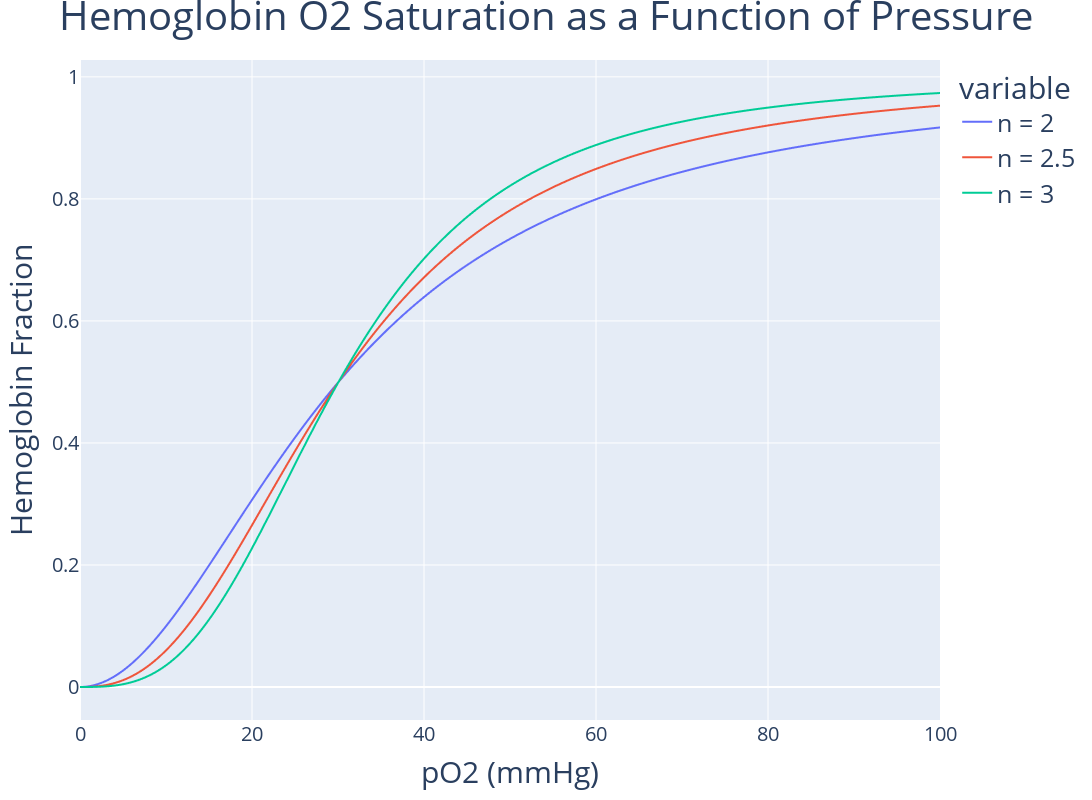

The code cell stored with this chart in its notebook:
### Code cell
# Formula to extimate p50 from the fit values
estimated_p50 = np.e**(-b/m)

# n values to interrogate
ns = [2, 2.5, 3]

# Generate curves corresponding to each n value
n_curves = [[hill(i, estimated_p50, n) for i in po2s] for n in ns]

# Plot
fig = px.line(x=po2s, y=n_curves, width=1200, height=800)
fig.update_layout(
    title = {
        'text': 'Hemoglobin O2 Saturation as a Function of Pressure',
        'x': 0.5,
        'font_size': 40
    },
    legend = {
        'font': {
            'size': 25
        }
    }
)

fig.data[0].name, fig.data[1].name, fig.data[2].name = [f'n = {x}' for x in ns]

fig.update_xaxes(title_text='pO2 (mmHg)', title_font=dict(size=30), tickfont=dict(size=20))
fig.update_yaxes(title_text='Hemoglobin Fraction', title_font=dict(size=30), tickfont=dict(size=20))
fig.show()

### Figure 1 — Plotly figure (JSON) as saved in the notebook; plotly's stock layout.template omitted (floating-point values rounded to 4 significant figures; data arrays with more than 128 entries replaced by an {"elided": "..."} marker saying what was removed)
{"data": [{"hovertemplate": "variable=wide_variable_0<br>x=%{x}<br>value=%{y}<extra></extra>", "legendgroup": "wide_variable_0", "line": {"color": "#636efa", "dash": "solid"}, "marker": {"symbol": "circle"}, "mode": "lines", "name": "n = 2", "showlegend": true, "type": "scattergl", "x": {"elided": "10000 float values"}, "xaxis": "x", "y": {"elided": "10000 float values"}, "yaxis": "y"}, {"hovertemplate": "variable=wide_variable_1<br>x=%{x}<br>value=%{y}<extra></extra>", "legendgroup": "wide_variable_1", "line": {"color": "#EF553B", "dash": "solid"}, "marker": {"symbol": "circle"}, "mode": "lines", "name": "n = 2.5", "showlegend": true, "type": "scattergl", "x": {"elided": "10000 float values"}, "xaxis": "x", "y": {"elided": "10000 float values"}, "yaxis": "y"}, {"hovertemplate": "variable=wide_variable_2<br>x=%{x}<br>value=%{y}<extra></extra>", "legendgroup": "wide_variable_2", "line": {"color": "#00cc96", "dash": "solid"}, "marker": {"symbol": "circle"}, "mode": "lines", "name": "n = 3", "showlegend": true, "type": "scattergl", "x": {"elided": "10000 float values"}, "xaxis": "x", "y": {"elided": "10000 float values"}, "yaxis": "y"}], "layout": {"height": 800, "legend": {"font": {"size": 25}, "title": {"text": "variable"}, "tracegroupgap": 0}, "margin": {"t": 60}, "title": {"font": {"size": 40}, "text": "Hemoglobin O2 Saturation as a Function of Pressure", "x": 0.5}, "width": 1200, "xaxis": {"anchor": "y", "domain": [0, 1], "tickfont": {"size": 20}, "title": {"font": {"size": 30}, "text": "pO2 (mmHg)"}}, "yaxis": {"anchor": "x", "domain": [0, 1], "tickfont": {"size": 20}, "title": {"font": {"size": 30}, "text": "Hemoglobin Fraction"}}}}
